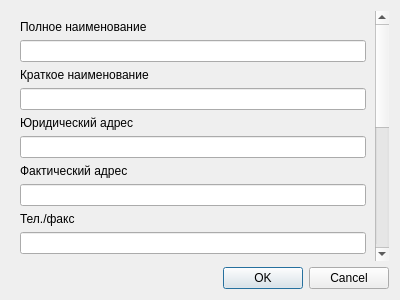
<?xml version="1.0" encoding="UTF-8"?>
<ui version="4.0">
 <class>CustomerForm</class>
 <widget class="QDialog" name="CustomerForm">
  <property name="geometry">
   <rect>
    <x>0</x>
    <y>0</y>
    <width>400</width>
    <height>300</height>
   </rect>
  </property>
  <property name="windowTitle">
   <string>Создание заказчика</string>
  </property>
  <layout class="QVBoxLayout" name="verticalLayout">
   <item>
    <widget class="QScrollArea" name="scrollArea">
     <property name="frameShape">
      <enum>QFrame::NoFrame</enum>
     </property>
     <property name="widgetResizable">
      <bool>true</bool>
     </property>
     <widget class="QWidget" name="scrollAreaWidgetContents">
      <property name="geometry">
       <rect>
        <x>0</x>
        <y>-384</y>
        <width>368</width>
        <height>634</height>
       </rect>
      </property>
      <layout class="QVBoxLayout" name="verticalLayout_2">
       <item>
        <widget class="QLabel" name="label">
         <property name="text">
          <string>Полное наименование</string>
         </property>
        </widget>
       </item>
       <item>
        <widget class="QLineEdit" name="lineEdit"/>
       </item>
       <item>
        <widget class="QLabel" name="label_2">
         <property name="text">
          <string>Краткое наименование</string>
         </property>
        </widget>
       </item>
       <item>
        <widget class="QLineEdit" name="lineEdit_2"/>
       </item>
       <item>
        <widget class="QLabel" name="label_3">
         <property name="text">
          <string>Юридический адрес</string>
         </property>
        </widget>
       </item>
       <item>
        <widget class="QLineEdit" name="lineEdit_3"/>
       </item>
       <item>
        <widget class="QLabel" name="label_4">
         <property name="text">
          <string>Фактический адрес</string>
         </property>
        </widget>
       </item>
       <item>
        <widget class="QLineEdit" name="lineEdit_4"/>
       </item>
       <item>
        <widget class="QLabel" name="label_5">
         <property name="text">
          <string>Тел./факс</string>
         </property>
        </widget>
       </item>
       <item>
        <widget class="QLineEdit" name="lineEdit_5"/>
       </item>
       <item>
        <widget class="QLabel" name="label_6">
         <property name="text">
          <string>ИНН</string>
         </property>
        </widget>
       </item>
       <item>
        <widget class="QLineEdit" name="lineEdit_6"/>
       </item>
       <item>
        <widget class="QLabel" name="label_7">
         <property name="text">
          <string>КПП</string>
         </property>
        </widget>
       </item>
       <item>
        <widget class="QLineEdit" name="lineEdit_7"/>
       </item>
       <item>
        <widget class="QLabel" name="label_8">
         <property name="text">
          <string>Р/счет</string>
         </property>
        </widget>
       </item>
       <item>
        <widget class="QLineEdit" name="lineEdit_8"/>
       </item>
       <item>
        <widget class="QLabel" name="label_9">
         <property name="text">
          <string>Банк</string>
         </property>
        </widget>
       </item>
       <item>
        <widget class="QLineEdit" name="lineEdit_9"/>
       </item>
       <item>
        <widget class="QLabel" name="label_10">
         <property name="text">
          <string>БИК</string>
         </property>
        </widget>
       </item>
       <item>
        <widget class="QLineEdit" name="lineEdit_10"/>
       </item>
       <item>
        <widget class="QLabel" name="label_11">
         <property name="text">
          <string>ОГРН</string>
         </property>
        </widget>
       </item>
       <item>
        <widget class="QLineEdit" name="lineEdit_11"/>
       </item>
       <item>
        <spacer name="verticalSpacer">
         <property name="orientation">
          <enum>Qt::Vertical</enum>
         </property>
         <property name="sizeHint" stdset="0">
          <size>
           <width>20</width>
           <height>40</height>
          </size>
         </property>
        </spacer>
       </item>
      </layout>
     </widget>
    </widget>
   </item>
   <item>
    <widget class="QDialogButtonBox" name="buttonBox">
     <property name="orientation">
      <enum>Qt::Horizontal</enum>
     </property>
     <property name="standardButtons">
      <set>QDialogButtonBox::Cancel|QDialogButtonBox::Ok</set>
     </property>
    </widget>
   </item>
  </layout>
 </widget>
 <resources/>
 <connections>
  <connection>
   <sender>buttonBox</sender>
   <signal>accepted()</signal>
   <receiver>CustomerForm</receiver>
   <slot>accept()</slot>
   <hints>
    <hint type="sourcelabel">
     <x>248</x>
     <y>254</y>
    </hint>
    <hint type="destinationlabel">
     <x>157</x>
     <y>274</y>
    </hint>
   </hints>
  </connection>
  <connection>
   <sender>buttonBox</sender>
   <signal>rejected()</signal>
   <receiver>CustomerForm</receiver>
   <slot>reject()</slot>
   <hints>
    <hint type="sourcelabel">
     <x>316</x>
     <y>260</y>
    </hint>
    <hint type="destinationlabel">
     <x>286</x>
     <y>274</y>
    </hint>
   </hints>
  </connection>
 </connections>
</ui>
